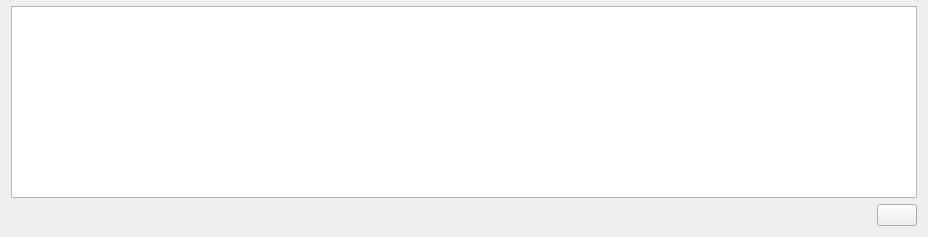
              <widget class="QWidget" name="tab_14">
               <attribute name="icon">
                <iconset resource="../Icons/icons.qrc">
                 <normaloff>:/Icons/icons/data.png</normaloff>:/Icons/icons/data.png</iconset>
               </attribute>
               <attribute name="title">
                <string>Logs</string>
               </attribute>
               <layout class="QVBoxLayout" name="verticalLayout_41">
                <property name="topMargin">
                 <number>6</number>
                </property>
                <item>
                 <widget class="QTreeView" name="resultsLogsTreeView">
                  <property name="frameShape">
                   <enum>QFrame::Shape::StyledPanel</enum>
                  </property>
                 </widget>
                </item>
                <item>
                 <widget class="QFrame" name="frame_56">
                  <property name="frameShape">
                   <enum>QFrame::Shape::NoFrame</enum>
                  </property>
                  <property name="frameShadow">
                   <enum>QFrame::Shadow::Raised</enum>
                  </property>
                  <layout class="QHBoxLayout" name="horizontalLayout_5">
                   <property name="leftMargin">
                    <number>0</number>
                   </property>
                   <property name="topMargin">
                    <number>0</number>
                   </property>
                   <property name="rightMargin">
                    <number>0</number>
                   </property>
                   <property name="bottomMargin">
                    <number>0</number>
                   </property>
                   <item>
                    <spacer name="horizontalSpacer_16">
                     <property name="orientation">
                      <enum>Qt::Orientation::Horizontal</enum>
                     </property>
                     <property name="sizeHint" stdset="0">
                      <size>
                       <width>866</width>
                       <height>20</height>
                      </size>
                     </property>
                    </spacer>
                   </item>
                   <item>
                    <widget class="QPushButton" name="saveResultsLogsButton">
                     <property name="toolTip">
                      <string>Save the logs to a file</string>
                     </property>
                     <property name="text">
                      <string/>
                     </property>
                     <property name="icon">
                      <iconset resource="../Icons/icons.qrc">
                       <normaloff>:/Icons/icons/save.png</normaloff>:/Icons/icons/save.png</iconset>
                     </property>
                    </widget>
                   </item>
                  </layout>
                 </widget>
                </item>
               </layout>
              </widget>
